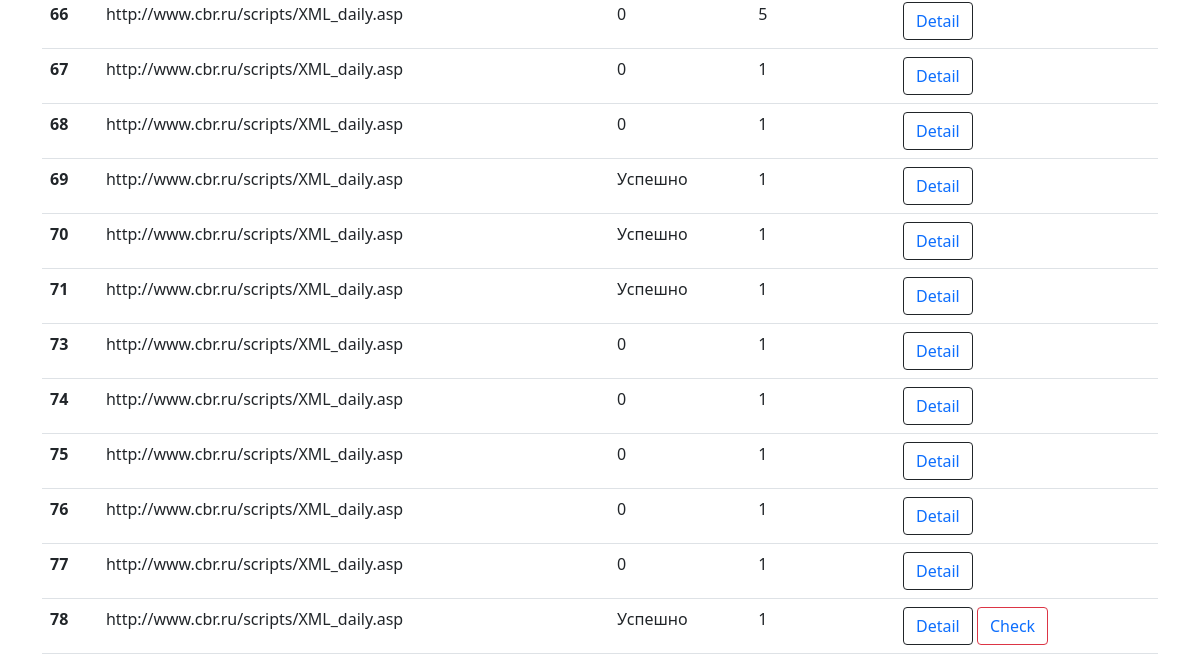
The page /list/ (lower part) on the database as committed earlier.
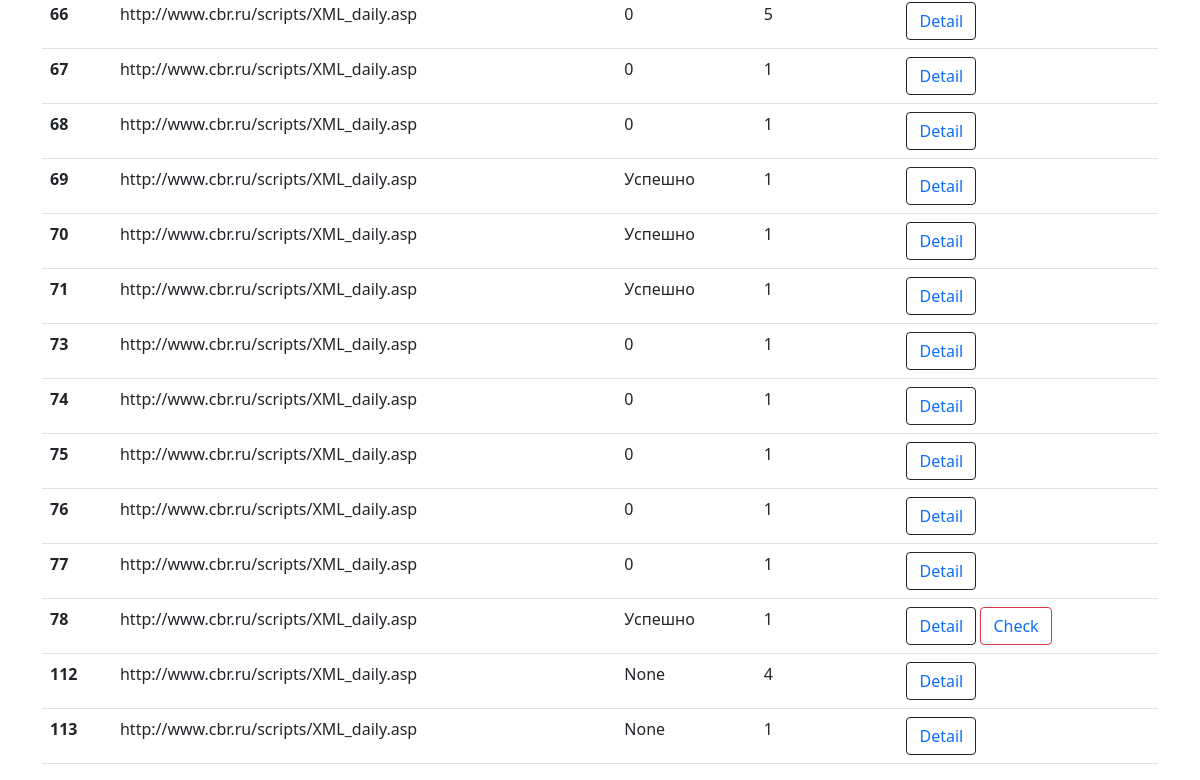
The same page on the database as committed later.
### task/models.py (models this page shows, shortened)
class Task(models.Model):
    CATEGORY_CHOICES = (
        (1, 'Действие 1'),
        (2, 'Действие 2'),
        (3, 'Действие 3'),
        (4, 'Действие 4'),
        (5, 'Действие 5'),
    )
    STATUS_CHOICES = (
        (1, ' Успешно'),
        (2, 'Ошибка'),
        (3, 'Ожидание'),
    )
    url = models.CharField('url', max_length=150)
    content = models.TextField(blank=True)
    response = models.TextField(default=None, null=True)
    status = models.PositiveSmallIntegerField('Ответ', choices=STATUS_CHOICES, null=True)
    is_active = models.BooleanField(default=True)
    category = models.PositiveSmallIntegerField('Тип задачи', choices=CATEGORY_CHOICES, null=True)
    started_at = models.DateTimeField(auto_now_add=True)
    finished_at = models.DateTimeField(default=None, null=True, blank=True)
    created_at = models.DateTimeField(editable=False)
    updated_at = models.DateTimeField(editable=False)
    deleted_at = models.DateTimeField(default=None, null=True, blank=True)
    user = models.ForeignKey(User, verbose_name="Пользователь", on_delete=models.SET_NULL, null=True)
    package = models.IntegerField("PackageID", default=None, null=True)
    parent = models.ForeignKey(
        'self', verbose_name="Задача", on_delete=models.SET_NULL, blank=True, null=True
    )
    class Meta:
        verbose_name = "Задача"
        verbose_name_plural = "Задачи"

### task/views.py (the view)
# urls.py: path('list/', TaskListView.as_view(), name='tasks'),
class TaskListView(ListView):
    model = Task
    queryset = Task.objects.all()
    template_name = 'tasks/task_list.html'

### templates/tasks/task_list.html (shortened to what this page needs)
{% extends 'base.html' %}
{% block content %}
<table class="table table-hover">
    <tbody>
    {% for task in task_list %}
    <tr>
        <th scope="row">{{task.id}}</th>
        <td>{{task.url}}</td>
        <td>{{task.get_status_display}}</td>
        <td>{{task.category}}</td>
        <td>
            <button type="button" class="btn btn-outline-dark">
                <a href="{% url 'task_id' task.id %}" style="text-decoration:none;">
                    Detail
                </a>
            </button>
            {% if task.package %}
            <button type="button" class="btn btn-outline-danger">
                <a href="{% url 'add_to_queue' task.id %}" style="text-decoration:none;">
                    Check
                </a>
            </button>
            {% endif %}
        </td>
    </tr>
    {%endfor%}
    </tbody>
</table>
{%endblock content%}

Rows that differ between the two databases and show on the page:
added Task: id "112", url "http://www.cbr.ru/scripts/XML_daily.asp", status "None", category "4"
added Task: id "113", url "http://www.cbr.ru/scripts/XML_daily.asp", status "None", category "1"
